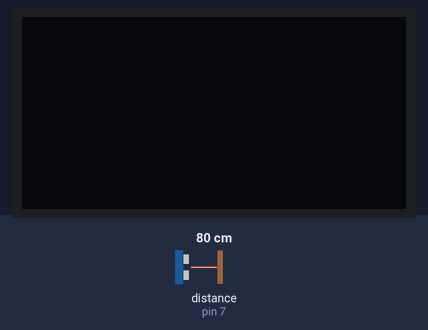
This sketch was run on a simulated Arduino Uno, built with avr-gcc and run on an emulated ATmega328P. Parts: 128×64 one-colour display. Wiring (inferred from the names in the program): ultrasonic range finder: trigger pin 8; echo pin 7. The test bench sets the inputs (shaded band); at power-on: distance to the obstacle (sensor on pin 7) 80 cm. The echo pulse lasts 58.3 µs per cm.

Above: at 1.2 s.
1.3 s: distance to the obstacle (sensor on pin 7) set to 12 cm
2.8 s: distance to the obstacle (sensor on pin 7) set to 9 cm
At 3.5 s:
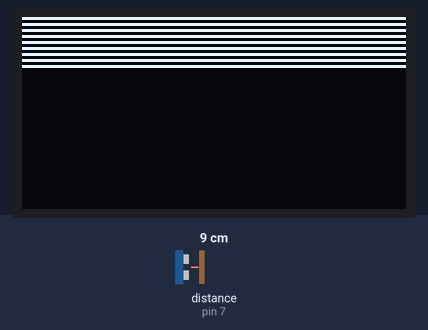
4.3 s: distance to the obstacle (sensor on pin 7) set to 18 cm
At 4.6 s:
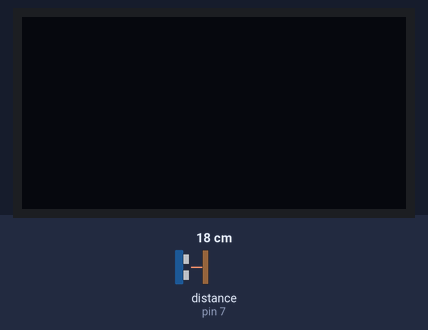
Timing chart, 0 to 7.3 s (numbered marks = the images above; inputs shaded):
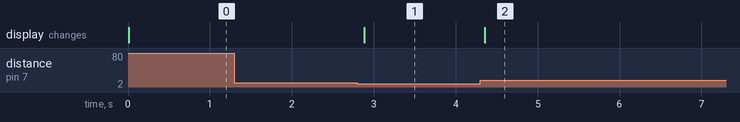

The sketch:

ultrasonic_oled.ino
```cpp
#include <U8glib.h>

// OLED setup
U8GLIB_SH1106_128X64 u8g(U8G_I2C_OPT_NONE);

// Ultrasonic pins
const int trigPin = 8;
const int echoPin = 7;

long duration;
int distance;
int contrast = 0;

void setup() {
  pinMode(trigPin, OUTPUT);
  pinMode(echoPin, INPUT);
}

void loop() {
  // Trigger ultrasonic pulse
  digitalWrite(trigPin, LOW);
  delayMicroseconds(2);
  digitalWrite(trigPin, HIGH);
  delayMicroseconds(10);
  digitalWrite(trigPin, LOW);

  // Measure distance
  duration = pulseIn(echoPin, HIGH);
  distance = duration * 0.034 / 2;

  // Map distance to brightness (screen density simulation)
  int minDist = 3;
  int maxDist = 10;
  distance = constrain(distance, minDist, maxDist);
  contrast = map(distance, minDist, maxDist, 255, 0);

  // Draw glow pattern (horizontal lines to simulate brightness)
  u8g.firstPage();
  do {
    int fillLines = map(contrast, 0, 255, 0, 64); // more lines = brighter
    for (int i = 0; i < fillLines; i += 2) {
      u8g.drawBox(0, i, 128, 1); // draw line
    }
  } while (u8g.nextPage());

  delay(100);
}
```

Measured:
- the behaviour switches between 11 and 10 cm on distance to the obstacle (sensor on pin 7) (found by bisection; images 0 and 1)
- after the input at 1.3 s, every drawn part: stays the same
- after the input at 2.8 s, the display: changes after 0.09 s (image 1)
- after the input at 4.3 s, the display: changes after 0.05 s (image 2)
